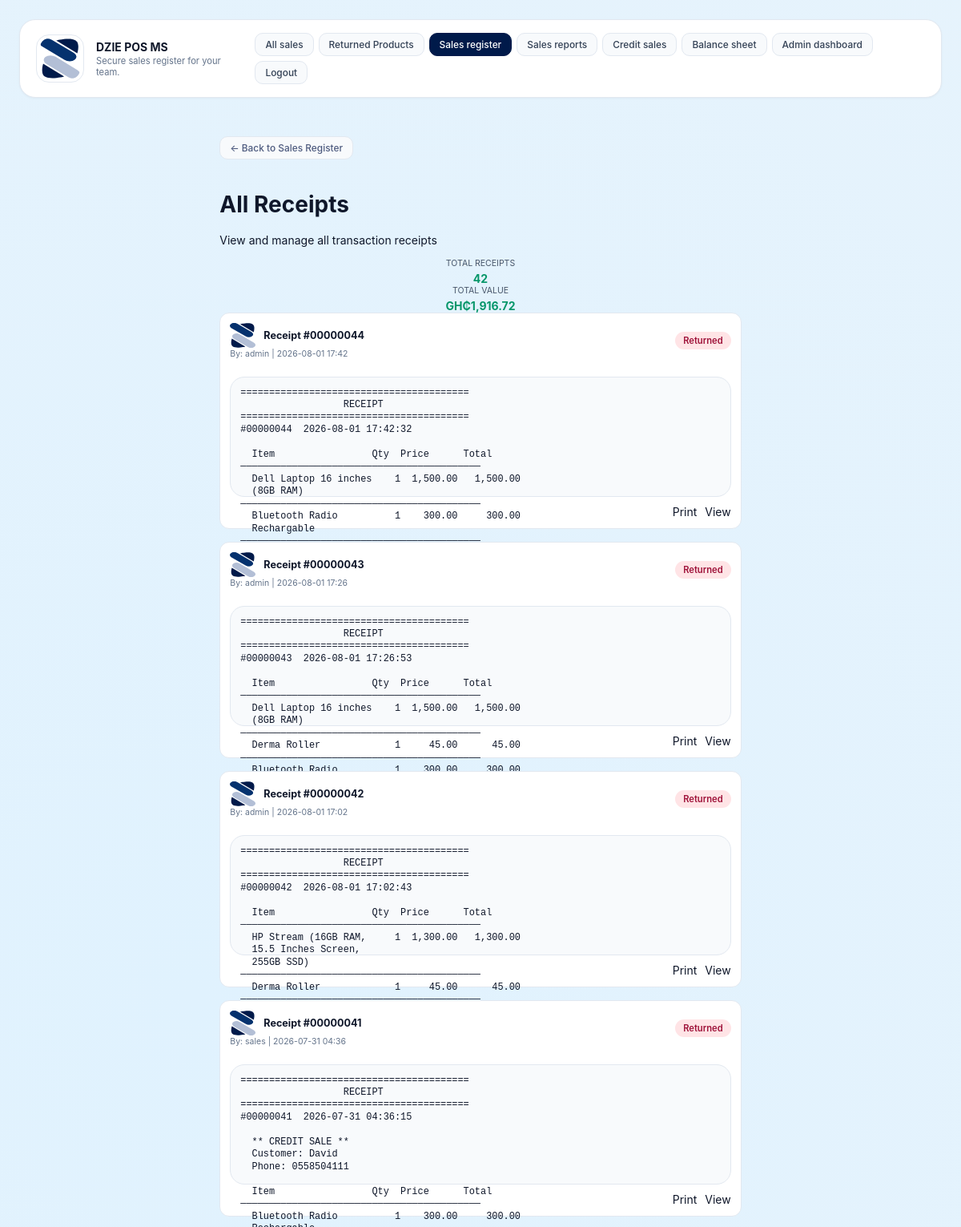
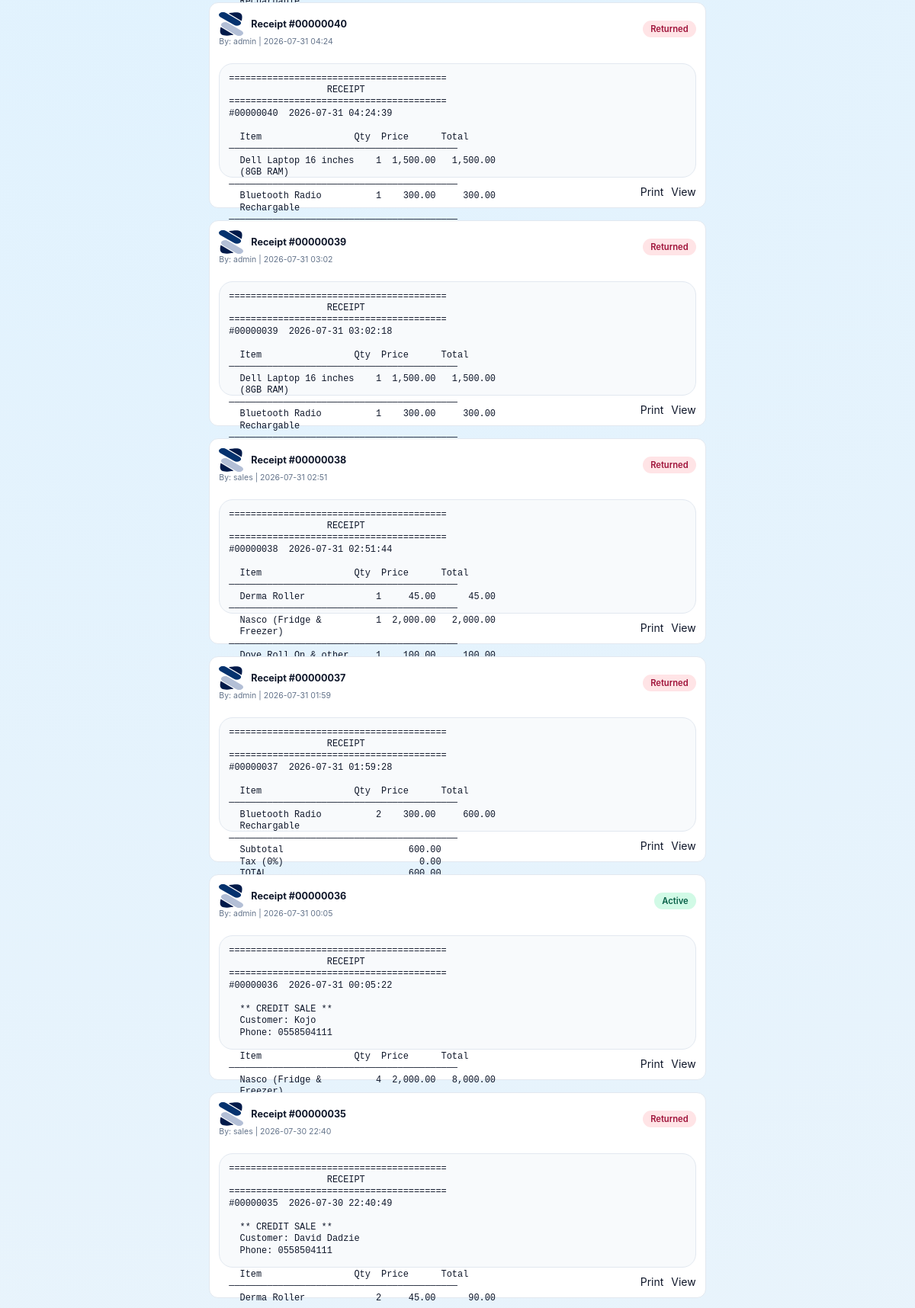
The page /receipts.php (signed in, upper part) on the database its author committed (2 pictures, top to bottom).
### tables this page shows
CREATE TABLE settings (
            key TEXT PRIMARY KEY,
            value TEXT NOT NULL
        );

CREATE TABLE receipts (
            id INTEGER PRIMARY KEY,
            order_id INTEGER NOT NULL UNIQUE,
            username TEXT NOT NULL,
            receipt_content TEXT NOT NULL,
            return_status TEXT NOT NULL DEFAULT "Active",
            created_at TEXT NOT NULL,
            FOREIGN KEY(order_id) REFERENCES orders(id)
        );

### inc/functions.php (called while the page is built, shortened)
<?php
function get_db_path(): string {
    $dir = __DIR__ . '/../data';
    return $dir . '/pos.db';
}
function get_database(): PDO {
    static $pdo = null;
    if ($pdo !== null) {
        return $pdo;
    }
    $path = get_db_path();
    $pdo = new PDO('sqlite:' . $path);
    $pdo->setAttribute(PDO::ATTR_ERRMODE, PDO::ERRMODE_EXCEPTION);
    initialize_database($pdo);
    return $pdo;
}
function initialize_database(PDO $db): void {
    $db->exec(
        'CREATE TABLE IF NOT EXISTS products (
            id INTEGER PRIMARY KEY,
            code TEXT UNIQUE NOT NULL,
            name TEXT NOT NULL,
            category TEXT NOT NULL,
            price REAL NOT NULL,
            image TEXT NOT NULL,
            quantity INTEGER NOT NULL DEFAULT 0,
            bulk_quantity_threshold INTEGER NOT NULL DEFAULT 0,
            bulk_discount_percentage REAL NOT NULL DEFAULT 0
        )'
    );
    try {
        $db->exec('ALTER TABLE products ADD COLUMN quantity INTEGER NOT NULL DEFAULT 0');
    } catch (Exception $e) {
    }
    try {
        $db->exec('ALTER TABLE products ADD COLUMN bulk_quantity_threshold INTEGER NOT NULL DEFAULT 0');
    } catch (Exception $e) {
    }
    try {
        $db->exec('ALTER TABLE products ADD COLUMN bulk_discount_percentage REAL NOT NULL DEFAULT 0');
    } catch (Exception $e) {
    }
    $db->exec(
        'CREATE TABLE IF NOT EXISTS users (
            id INTEGER PRIMARY KEY,
            username TEXT UNIQUE NOT NULL,
            password_hash TEXT NOT NULL,
            role TEXT NOT NULL,
            created_at TEXT NOT NULL
        )'
    );
    $db->exec(
        'CREATE TABLE IF NOT EXISTS orders (
            id INTEGER PRIMARY KEY,
            username TEXT NOT NULL,
            total REAL NOT NULL,
            status TEXT NOT NULL DEFAULT "Pending",
            created_at TEXT NOT NULL,
            credit INTEGER NOT NULL DEFAULT 0,
            customer_name TEXT,
            customer_phone TEXT,
            credit_status TEXT NOT NULL DEFAULT "Pending"
        )'
    );
    try {
        $db->exec('ALTER TABLE orders ADD COLUMN credit INTEGER NOT NULL DEFAULT 0');
    } catch (Exception $e) {
    }
    try {
        $db->exec('ALTER TABLE orders ADD COLUMN customer_name TEXT');
    } catch (Exception $e) {
    }
    try {
        $db->exec('ALTER TABLE orders ADD COLUMN customer_phone TEXT');
    } catch (Exception $e) {
    }
    try {
        $db->exec('ALTER TABLE orders ADD COLUMN credit_status TEXT NOT NULL DEFAULT "Pending"');
    } catch (Exception $e) {
    }
    $db->exec(
        'CREATE TABLE IF NOT EXISTS order_items (
            id INTEGER PRIMARY KEY,
            order_id INTEGER NOT NULL,
            product_id INTEGER NOT NULL,
            name TEXT NOT NULL,
            price REAL NOT NULL,
            quantity INTEGER NOT NULL,
            subtotal REAL NOT NULL,
            FOREIGN KEY(order_id) REFERENCES orders(id)
        )'
    );
    $db->exec(
        'CREATE TABLE IF NOT EXISTS receipts (
            id INTEGER PRIMARY KEY,
            order_id INTEGER NOT NULL UNIQUE,
            username TEXT NOT NULL,
            receipt_content TEXT NOT NULL,
            return_status TEXT NOT NULL DEFAULT "Active",
            created_at TEXT NOT NULL,
            FOREIGN KEY(order_id) REFERENCES orders(id)
        )'
    );
    $db->exec(
        'CREATE TABLE IF NOT EXISTS returns (
            id INTEGER PRIMARY KEY,
            order_id INTEGER NOT NULL,
            product_id INTEGER NOT NULL,
            quantity INTEGER NOT NULL,
            reason TEXT,
            processed_by TEXT NOT NULL,
            created_at TEXT NOT NULL,
            FOREIGN KEY(order_id) REFERENCES orders(id)
        )'
    );
    $db->exec(
        'CREATE TABLE IF NOT EXISTS login_events (
            id INTEGER PRIMARY KEY,
            username TEXT NOT NULL,
            role TEXT NOT NULL,
            ip TEXT,
            created_at TEXT NOT NULL,
            logged_out_at TEXT
        )'
    );
    try {
        $db->exec('ALTER TABLE login_events ADD COLUMN logged_out_at TEXT');
    } catch (Exception $e) {
    }
    $db->exec(
        'CREATE TABLE IF NOT EXISTS settings (
            key TEXT PRIMARY KEY,
            value TEXT NOT NULL
        )'
    );
    $db->exec("INSERT OR IGNORE INTO settings (key, value) VALUES ('pos_name', 'WADI POS')");
    $db->exec(
        'CREATE TABLE IF NOT EXISTS stock_movements (
            id INTEGER PRIMARY KEY,
            product_id INTEGER NOT NULL,
            product_name TEXT NOT NULL,
            product_code TEXT NOT NULL,
            movement_type TEXT NOT NULL,
            quantity INTEGER NOT NULL,
            reference_type TEXT NOT NULL,
            reference_id INTEGER,
            notes TEXT,
            created_at TEXT NOT NULL,
            FOREIGN KEY(product_id) REFERENCES products(id)
        )'
    );
    $stmt = $db->query('SELECT COUNT(*) FROM products');
}
function current_user() {
    return $_SESSION['user'] ?? null;
}
function load_receipts(): array {
    $stmt = get_database()->query(
        'SELECT r.id, r.order_id, r.username, r.receipt_content, r.return_status, r.created_at
         FROM receipts r
         ORDER BY r.created_at DESC'
    );
    return $stmt->fetchAll(PDO::FETCH_ASSOC);
}
function get_pos_name(): string {
    $stmt = get_database()->prepare('SELECT value FROM settings WHERE key = ?');
    $stmt->execute(['pos_name']);
    $result = $stmt->fetch(PDO::FETCH_ASSOC);
    return $result ? $result['value'] : 'WADI POS';
}
function get_trademark(): string {
    $stmt = get_database()->prepare('SELECT value FROM settings WHERE key = ?');
    $stmt->execute(['trademark']);
    $result = $stmt->fetch(PDO::FETCH_ASSOC);
    return $result ? $result['value'] : '';
}
function get_trademark_src(): string {
    $trademark = get_trademark();
    if ($trademark !== '' && file_exists(__DIR__ . '/../' . $trademark)) {
        return $trademark;
    }
    return 'images/pos-icon.svg';
}

### receipts.php (the view, shortened to what this page needs)
<?php
require_once __DIR__ . '/inc/functions.php';
$user = current_user();
$posName = get_pos_name();
$viewReceiptId = intval($_GET['view'] ?? 0);
$viewReceipt = null;
if ($user['role'] === 'admin') {
    $receipts = load_receipts();
} else {
    $receipts = load_receipts_by_user($user['username']);
}
?>
<!DOCTYPE html>
<html lang="en">
<head>
  <link rel="stylesheet" href="styles.css" />
</head>
<body>
  <div class="app-shell">
    <header class="header">
      <div class="brand">
        <img class="brand-icon" src="<?php echo htmlspecialchars(get_trademark_src()); ?>" alt="Trademark" />
        <div>
          <h1><?php echo htmlspecialchars($posName); ?></h1>
          <p class="subtitle">Secure sales register for your team.</p>
        </div>
      </div>
      <div class="header-actions" id="header-actions">
        <?php if ($user['role'] === 'admin'): ?>
        <a href="returns.php" class="secondary">All sales</a>
        <a href="returned_products.php" class="secondary">Returned Products</a>
        <?php endif; ?>
        <a href="sales.php" class="secondary">Sales register</a>
        <a href="sales_report.php" class="secondary">Sales reports</a>
        <a href="credit_sales.php" class="secondary">Credit sales</a>
        <a href="balance_sheet.php" class="secondary">Balance sheet</a>
        <?php if ($user['role'] === 'admin'): ?>
          <a href="admin.php" class="secondary">Admin dashboard</a>
        <?php endif; ?>
        <a href="logout.php" class="tertiary">Logout</a>
      </div>
    </header>
    <main class="main-grid">
      <div class="receipts-container">
    <a href="sales.php" class="back-link">← Back to Sales Register</a>
    <?php if ($viewReceiptId > 0 && $viewReceipt): ?>
      <div class="single-view">
        <h2>Receipt #<?php echo str_pad((string)$viewReceiptId, 8, '0', STR_PAD_LEFT); ?></h2>
        <pre><?php echo htmlspecialchars($viewReceipt); ?></pre>
        <div class="receipt-actions">
          <a href="print_receipt.php?id=<?php echo $viewReceiptId; ?>" class="primary" target="_blank">Print Receipt</a>
          <a href="receipts.php" class="secondary">Back to All Receipts</a>
        </div>
      </div>
    <?php else: ?>
      <h1>All Receipts</h1>
      <p>View and manage all transaction receipts</p>
      <?php
      $totalReceipts = count($receipts);
      $totalValue = 0;
      foreach ($receipts as $receipt) {
          preg_match('/TOTAL\s+GH₵([\d.]+)/', $receipt['receipt_content'], $matches);
          if (!empty($matches[1])) {
              $totalValue += floatval($matches[1]);
          }
      }
      ?>
      <div class="stats-panel">
        <div class="stat-item">
          <div class="stat-label">Total Receipts</div>
          <div class="stat-value"><?php echo $totalReceipts; ?></div>
        </div>
        <div class="stat-item">
          <div class="stat-label">Total Value</div>
          <div class="stat-value">GH₵<?php echo number_format($totalValue, 2); ?></div>
        </div>
      </div>
      <?php if (empty($receipts)): ?>
        <p class="empty-message">No receipts found.</p>
      <?php else: ?>
        <div class="receipts-summary">
          <?php foreach ($receipts as $receipt): ?>
            <div class="receipt-card">
              <div class="receipt-header">
                <div>
                  <div style="display:flex;align-items:center;gap:10px;">
                    <img src="<?php echo htmlspecialchars(get_trademark_src()); ?>" alt="<?php echo htmlspecialchars($posName); ?> logo" style="width:32px;height:32px;object-fit:contain;" />
                    <div class="receipt-id">Receipt #<?php echo htmlspecialchars(str_pad((string)$receipt['order_id'], 8, '0', STR_PAD_LEFT)); ?></div>
                  </div>
                  <div class="receipt-meta">
                    By: <?php echo htmlspecialchars($receipt['username']); ?> |
                    <?php echo htmlspecialchars(date('Y-m-d H:i', strtotime($receipt['created_at']))); ?>
                  </div>
                </div>
                <div class="text-right">
                  <span class="receipt-status <?php echo strtolower($receipt['return_status']); ?>">
                    <?php echo htmlspecialchars($receipt['return_status']); ?>
                  </span>
                </div>
              </div>
              <pre class="receipt-preview"><?php echo htmlspecialchars($receipt['receipt_content']); ?></pre>
              <div class="receipt-actions">
                <a href="print_receipt.php?id=<?php echo $receipt['id']; ?>" class="tertiary" target="_blank">Print</a>
                <a href="receipts.php?view=<?php echo $receipt['id']; ?>" class="secondary">View</a>
              </div>
            </div>
          <?php endforeach; ?>
        </div>
      <?php endif; ?>
    <?php endif; ?>
    </main>
  </div>
</body>
</html>

### styles.css (style rules this page uses)
:root { color-scheme: light; font-family: Inter, system-ui, -apple-system, BlinkMacSystemFont, "Segoe UI", sans-serif; background: #f8fafc; color: #0f172a; font-size: 14px; }
* { box-sizing: border-box; }
html, body { margin: 0; min-height: 100%; -webkit-text-size-adjust: 100%; text-size-adjust: 100%; }
body { padding: 24px; background: #f1f5f9; background-image: radial-gradient(circle at 20% 10%, #e0f2fe 0%, transparent 40%), radial-gradient(circle at 80% 90%, #f0f9ff 0%, transparent 40%); -webkit-font-smoothing: antialiased; -moz-osx-font-smoothing: grayscale; }
img { max-width: 100%; height: auto; -webkit-object-fit: cover; object-fit: cover; }
a { color: inherit; text-decoration: none; -webkit-tap-highlight-color: transparent; }
.text-right { text-align: right; }
.login-screen, .app-shell { max-width: 1160px; margin: 0 auto; }
.main-grid { display: grid; gap: 24px; }
.header { display: flex; justify-content: space-between; align-items: center; gap: 12px; background: #ffffff; border: 1px solid #e2e8f0; border-radius: 20px; padding: 16px 20px; margin-bottom: 24px; width: 100%; box-shadow: 0 1px 3px rgba(0, 0, 0, 0.04); }
.brand { display: flex; align-items: center; gap: 15px; }
.brand-icon { width: 60px; height: 60px; background: #fff; border-radius: 16px; padding: 4px; border: 1px solid #e2e8f0; }
.header h1 { margin: 0; font-size: 14px; color: #0f172a; font-weight: 700; }
.subtitle { margin: 2px 0 0; color: #64748b; font-weight: 400; font-size: 0.8rem; }
.header-actions { display: flex; align-items: center; gap: 6px; flex-wrap: wrap; }
.header-actions a, .back-link { display: inline-flex; align-items: center; justify-content: center; text-decoration: none; background-color: #f8fafc; color: #334155; padding: 6px 12px; border-radius: 10px; text-align: center; white-space: nowrap; font-weight: 500; border: 1px solid #e2e8f0; transition: background-color 0.2s, border-color 0.2s; font-size: 0.85rem; }
.header-actions a[href="sales.php"] { background-color: #001a4a; color: #ffffff; border-color: #001a4a; }
.back-link { margin-bottom: 20px; color: #4e5b7f; }
.receipt-status { display: inline-block; padding: 4px 10px; border-radius: 999px; font-size: 0.8rem; font-weight: 600; }
.receipt-status.active, .return-badge.active { background: #d1fae6; color: #065f46; }
.receipt-status.returned, .return-badge.returned { background: #fee5e5; color: #991b1b; }
.receipt-status.returned { background: #ffe4e6; color: #9f1239; }
.product-actions, .cart-actions, .cart-actions-row, .admin-actions, .receipt-actions, .order-actions { display: flex; flex-wrap: wrap; gap: 10px; justify-content:end; align-items: center; }
.receipt-actions { display: inline-flex; flex-wrap: wrap; gap: 10px; align-items: center; }
.receipt-output, .receipt-preview { margin: 0; background: #f8fafc; padding: 22px; border-radius: 18px; min-height: 240px; white-space: pre-wrap; color: #0f172a; font-family: ui-monospace, SFMono-Regular, Menlo, Monaco, Consolas, "Liberation Mono", "Courier New", monospace; border: 1px solid #e2e8f0; }
.receipt-preview { padding: 12px; min-height: 80px; max-height: 150px; font-size: 0.85rem; line-height: 1.3; }
.receipt-id { font-weight: 700; color: #0f172a; }
.receipt-meta, .receipt-return-status { font-size: 0.9rem; color: #64748b; }
.receipts-container, .returns-container, .sales-detail-container { max-width: 1160px; margin: 0 auto; padding: 24px; }
.receipts-summary, .returns-summary, .sales-summary { display: grid; gap: 16px; }
.receipt-card, .return-order, .order-summary { display: grid; gap: 10px; background: #f8fafc; border: 1px solid #e2e8f0; border-radius: 12px; padding: 12px; }
.receipt-card { background: #ffffff; border: 1px solid #e2e8f0; border-radius: 12px; transition: box-shadow 0.2s ease; }
.receipt-header { display: flex; justify-content: space-between; align-items: center; margin-bottom: 12px; }
.order-id, .receipt-id { font-weight: 700; color: #0f172a; font-size: 0.9rem; }
.order-meta, .receipt-meta { font-size: 0.75rem; color: #64748b; }
.stat-item { text-align: center; }
.stat-label { font-size: 0.75rem; color: #475569; text-transform: uppercase; }
.stat-value { font-size: 14px; font-weight: 700; color: #059669; margin-top: 4px; }

### rows shown on the page
settings: value (picture)
settings: value "DZIE POS MS"
receipts: settings.value (picture), order "00000044", username "admin", created_at "2026-08-01 17:42", return_status "Returned", receipt_content "======================================== RECEIPT ======================================== #00000044 2026-08-01 17:42:32 Item Qty Price Total ────────────────────────────────────────── Dell Laptop 16 inches 1 1,500.00 1,500.00 (8GB RAM) ────────────────────────────────────────── Bluetooth Radio 1 300.00 300.00 Rechargable…"
receipts: settings.value (picture), order "00000043", username "admin", created_at "2026-08-01 17:26", return_status "Returned", receipt_content "======================================== RECEIPT ======================================== #00000043 2026-08-01 17:26:53 Item Qty Price Total ────────────────────────────────────────── Dell Laptop 16 inches 1 1,500.00 1,500.00 (8GB RAM) ────────────────────────────────────────── Derma Roller 1 45.00 45.00 ──────────────────────────────────────────…"
receipts: settings.value (picture), order "00000042", username "admin", created_at "2026-08-01 17:02", return_status "Returned", receipt_content "======================================== RECEIPT ======================================== #00000042 2026-08-01 17:02:43 Item Qty Price Total ────────────────────────────────────────── HP Stream (16GB RAM, 1 1,300.00 1,300.00 15.5 Inches Screen, 255GB SSD) ────────────────────────────────────────── Derma Roller 1 45.00 45.00…"
receipts: settings.value (picture), order "00000041", username "sales", created_at "2026-07-31 04:36", return_status "Returned", receipt_content "======================================== RECEIPT ======================================== #00000041 2026-07-31 04:36:15 ** CREDIT SALE ** Customer: David Phone: 0558504111 Item Qty Price Total ────────────────────────────────────────── Bluetooth Radio 1 300.00 300.00…"
receipts: settings.value (picture), order "00000040", username "admin", created_at "2026-07-31 04:24", return_status "Returned", receipt_content "======================================== RECEIPT ======================================== #00000040 2026-07-31 04:24:39 Item Qty Price Total ────────────────────────────────────────── Dell Laptop 16 inches 1 1,500.00 1,500.00 (8GB RAM) ────────────────────────────────────────── Bluetooth Radio 1 300.00 300.00 Rechargable…"
receipts: settings.value (picture), order "00000039", username "admin", created_at "2026-07-31 03:02", return_status "Returned", receipt_content "======================================== RECEIPT ======================================== #00000039 2026-07-31 03:02:18 Item Qty Price Total ────────────────────────────────────────── Dell Laptop 16 inches 1 1,500.00 1,500.00 (8GB RAM) ────────────────────────────────────────── Bluetooth Radio 1 300.00 300.00 Rechargable…"
receipts: settings.value (picture), order "00000038", username "sales", created_at "2026-07-31 02:51", return_status "Returned", receipt_content "======================================== RECEIPT ======================================== #00000038 2026-07-31 02:51:44 Item Qty Price Total ────────────────────────────────────────── Derma Roller 1 45.00 45.00 ────────────────────────────────────────── Nasco (Fridge & 1 2,000.00 2,000.00 Freezer) ──────────────────────────────────────────…"
receipts: settings.value (picture), order "00000037", username "admin", created_at "2026-07-31 01:59", return_status "Returned", receipt_content "======================================== RECEIPT ======================================== #00000037 2026-07-31 01:59:28 Item Qty Price Total ────────────────────────────────────────── Bluetooth Radio 2 300.00 600.00 Rechargable ────────────────────────────────────────── Subtotal 600.00 Tax (0%) 0.00…"
receipts: settings.value (picture), order "00000036", username "admin", created_at "2026-07-31 00:05", return_status "Active", receipt_content "======================================== RECEIPT ======================================== #00000036 2026-07-31 00:05:22 ** CREDIT SALE ** Customer: Kojo Phone: 0558504111 Item Qty Price Total ────────────────────────────────────────── Nasco (Fridge & 4 2,000.00 8,000.00…"
receipts: settings.value (picture), order "00000035", username "sales", created_at "2026-07-30 22:40", return_status "Returned", receipt_content "======================================== RECEIPT ======================================== #00000035 2026-07-30 22:40:49 ** CREDIT SALE ** Customer: David Dadzie Phone: 0558504111 Item Qty Price Total ────────────────────────────────────────── Derma Roller 2 45.00 90.00…"

### other values the page prints
$totalReceipts "42"
$totalValue "1,916.72"
